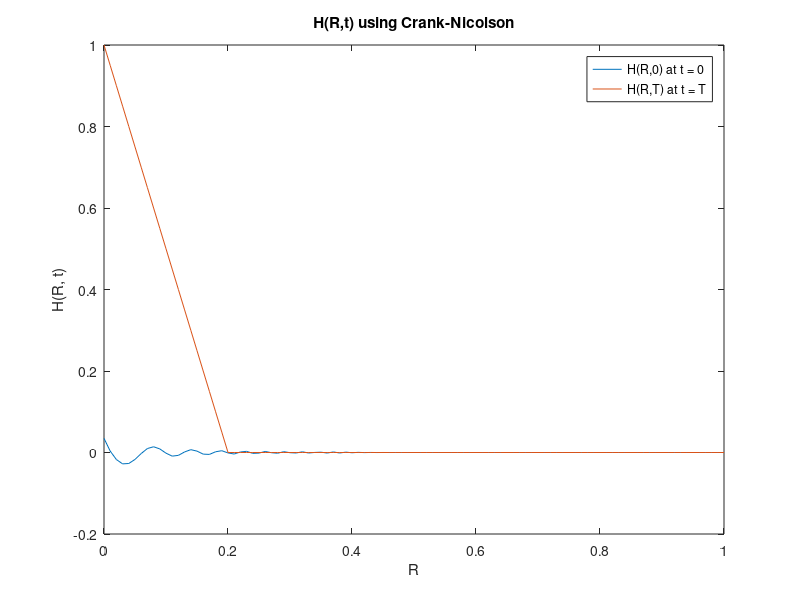
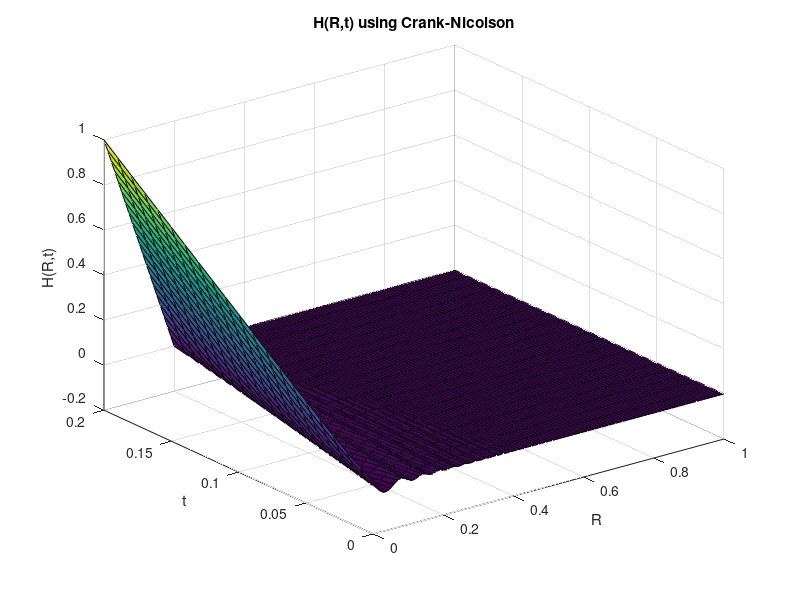

The MATLAB script that drew these images, in order:
function q1
	close all; clear; im_num = 1;
	% Terminal Condition flag
	isTerminal = true;

	T = 0.2;
	K = 100;
	r = 0.05;
	sig = 0.05;

	% Boundary
	R_min = 0;
	R_max = 1;

	h = 0.01;
	k = 0.01;
	m = (R_max - R_min)/h;
	n = ceil(T/k);

	R = R_min:h:R_max;
	Time = 0:k:T;

	H = Crank(T, K, r, sig, R, Time, h, k, isTerminal);
	figure; plot(R, H(1, :)); hold on; plot(R, H(end, :)); hold off;
	legend('H(R,0) at t = 0', 'H(R,T) at t = T'); xlabel('R'); ylabel('H(R, t)'); title('H(R,t) using Crank-Nicolson');
	saveas(gcf, sprintf('plots/q1_%d.png', im_num)); im_num = im_num + 1;
	figure; surf(R, Time, H); xlabel('R'); ylabel('t'); zlabel('H(R,t)'); title('H(R,t) using Crank-Nicolson');
	saveas(gcf, sprintf('plots/q1_%d.png', im_num)); im_num = im_num + 1;
end

function [y] = f(R, T)
	temp1 = zeros(size(R));
	temp2 = 1 - R./T;
	y = max([temp1; temp2]);
end

function [y] = fa(sig, R)
	y = sig.^2 .* R.^2 / 2;
end

function [y] = fb(r, R);
	y = 1 - r*R;
end

function [y] = fc(r)
	y = 0;
end

function [U] = Crank(T, K, r, sig, R, Tau, h, k, isTerminal)
	fprintf('\nRunning Crank Nicolson\n');
	m = length(R);
	n = length(Tau);
	U = zeros(n, m);

	if isTerminal
		k = -k;
	end

	% Initial Condition
	U(1, 1:end) = f(R, T);

	for i = 2:n
		A = zeros(m, m);
		b = zeros(m, 1);

		aa = fa(sig, R);
		bb = fb(r, R);
		cc = fc(r);

		A(1:m+1:end) = 2 - 2*aa*k/h^2 + cc*k;
		A(2:m+1:end) = aa(2:m)*k/h^2 - bb(2:m)*k/(2*h);
		A(m+1:m+1:end) = aa(1:m-1)*k/h^2 + bb(1:m-1)*k/(2*h);

		A(1,1) = 1 - (3*k)/(2*h);
		A(1,2) = (4*k)/(2*h);
		A(1,3) = (-k)/(2*h);
		% A(1,1) = 1 - k/h;
		% A(1,2) = k/h;
		A(m,m) = 1;
		A(m,m-1) = 0;

		b(2:m-1) = (-aa(2:m-1)*k/h^2 + bb(2:m-1)*k/(2*h)) .* U(i-1,1:m-2) ...
					+ (2 + 2*aa(2:m-1)*k/h^2 - cc*k) .* U(i-1,2:m-1) ...
					+ (-aa(2:m-1)*k/h^2 - bb(2:m-1)*k/(2*h)) .* U(i-1,3:m);
		b(1) = U(i-1,1);
		b(end) = 0;

		U(i,:) = (A\b)';
	end

	if isTerminal
		U = flipud(U);
	end
end